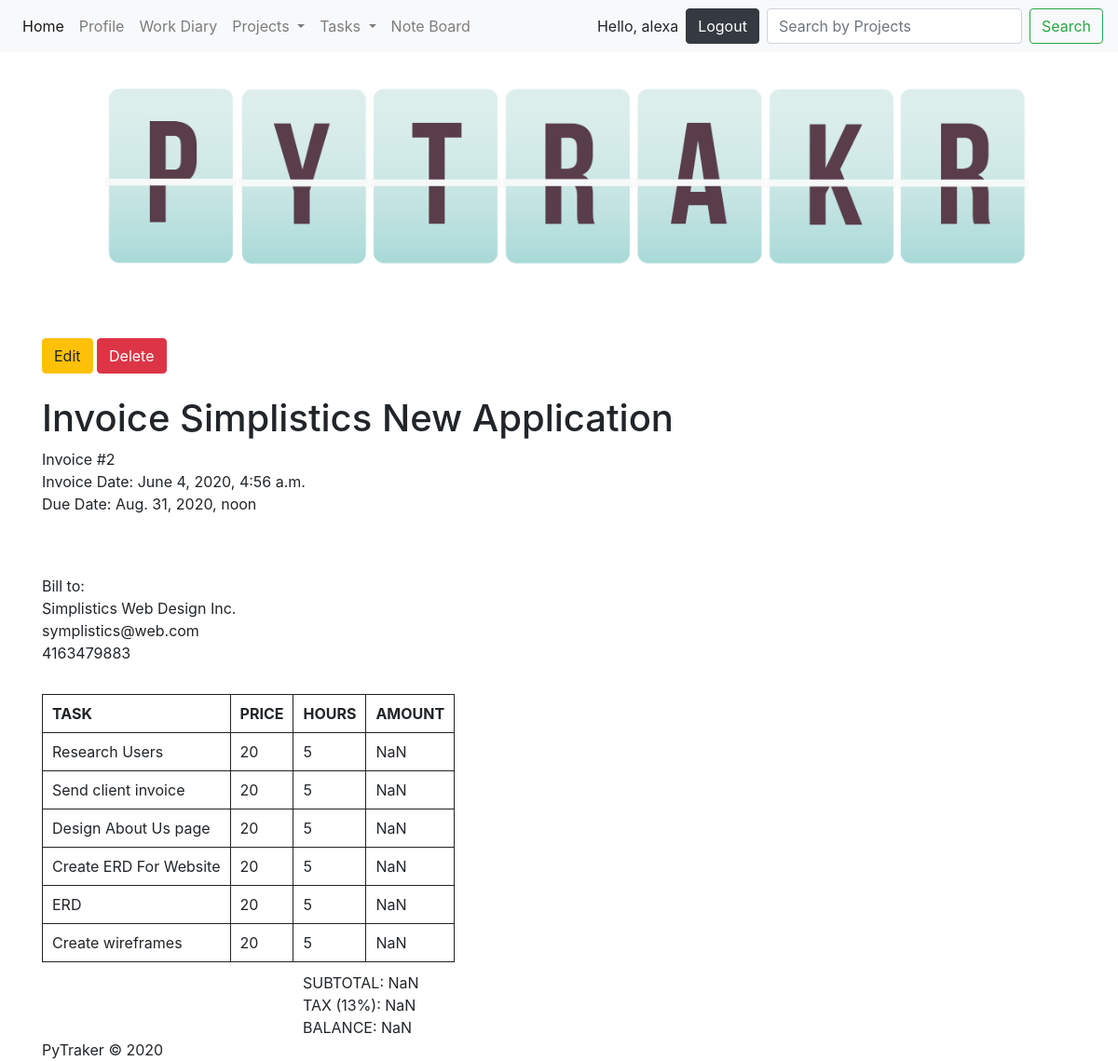
Before: /PyTraker/invoice/2/ (signed in) with the older database file.
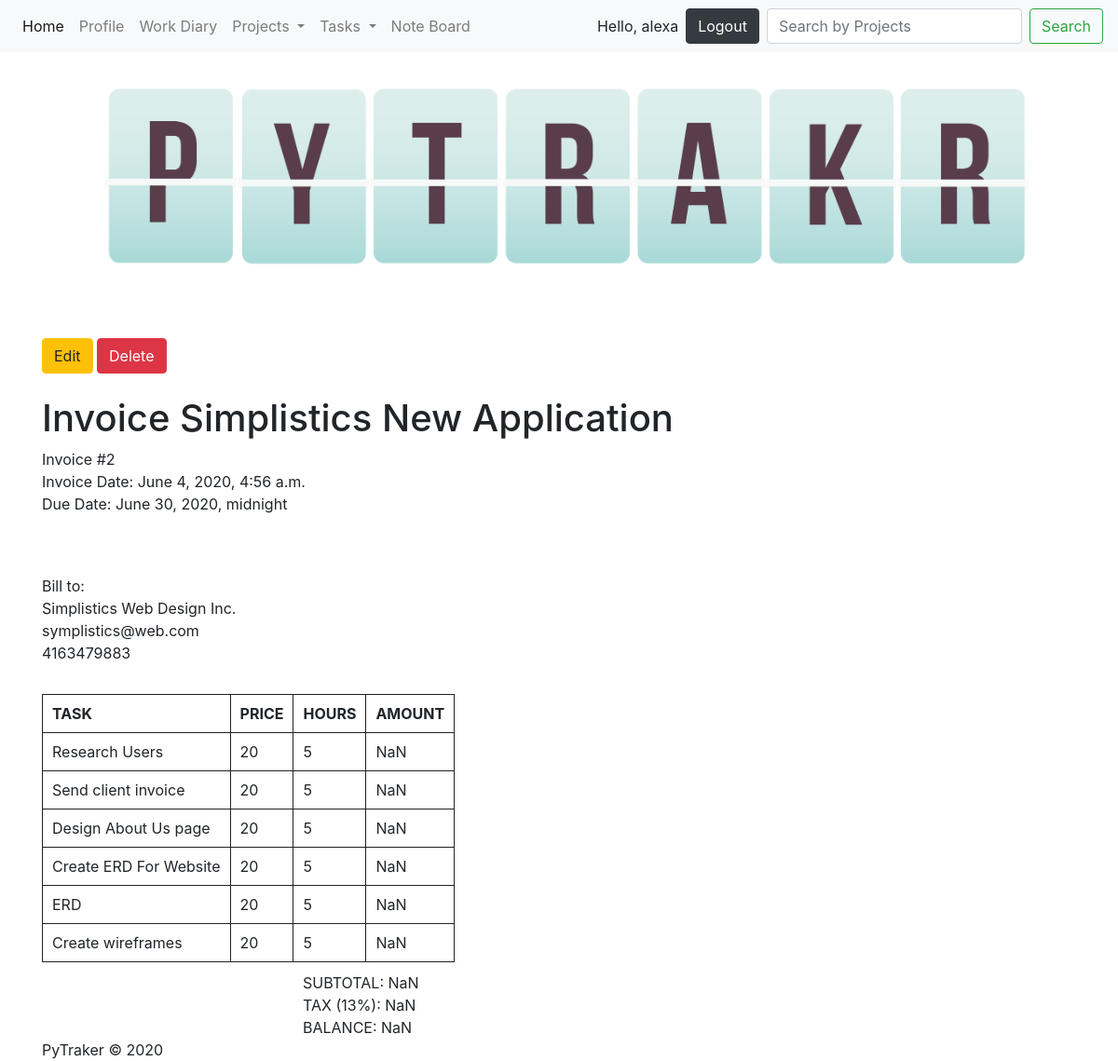
After: the same page with the newer database file.
### PyTraker/models.py (models this page shows, shortened)
class Invoices(models.Model):
    userID = models.ForeignKey(User, on_delete=models.CASCADE)
    projectID = models.ForeignKey(Projects, on_delete=models.CASCADE)
    dateCreated = models.DateTimeField()
    dueDate = models.DateTimeField()

### PyTraker/views.py (the view)
# urls.py: path("PyTraker/invoice/<int:project_id>/", views.invoice, name="invoice"),
@login_required
def invoice(request, project_id):
    obj = Invoices.objects.get(projectID_id=project_id)
    tasks = Tasks.objects.filter(projectID_id=obj.projectID)
    task_id = Tasks.pk
    totalhours = Timers.totalhours
    timer = Timers.objects.filter(projectID_id=obj.projectID).values('task_id').annotate(tasktotal=Sum('totalhours'))
    timersum = Timers.objects.filter(projectID_id=obj.projectID).values('task_id').aggregate(tasktotal=Sum('totalhours'))
    context = {
        'invoice_id': obj.id,
        'project_id': obj.projectID,
        'project_name': obj.projectID.name,
        'client_name': obj.projectID.clientID.name,
        'client_email': obj.projectID.clientID.email,
        'client_phone': obj.projectID.clientID.phone,
        'user_fname': obj.userID.first_name,
        'user_lname': obj.userID.last_name,
        'user_email': obj.userID.email,
        'date_created': obj.dateCreated,
        'date_due': obj.dueDate,
        'hourly_rate': obj.projectID.payRate,
        'tasks_list': tasks,
        'timers': timersum,
        'tasktimers': timer,
    }
    return render(request, "PyTraker/invoice.html", context)

### PyTraker/models.py (called while the page is built)
    def __str__(self):
        return self.name

### PyTraker/templates/PyTraker/invoice.html (shortened to what this page needs)
{% extends "PyTraker/header.html" %}
{% load mathfilters %}
{% block content %}
<a href="/PyTraker/edit_invoice/{{ invoice_id }}" class="btn btn-warning">Edit</a>
    <a href="/PyTraker/delete_invoice/{{ invoice_id }}"  class="btn btn-danger"  id ='{{project.id}}'>Delete</a>
    <h1>Invoice {{ project_name }}</h1>
    <div style="padding-bottom: 2em;">
        <div>Invoice #{{ invoice_id }}</div>
        <div>Invoice Date: {{ date_created }}</div>
        <div>Due Date: {{ date_due }}</div>
    </div>
    <div style="padding-bottom: 2em;">
    </div>
    <div style="padding-bottom: 2em;">
        <div>Bill to: </div>
        <div>{{ client_name }}</div>
        <div>{{ client_email }}</div>
        <div>{{ client_phone }}</div>
    </div>
    <table>
        <tr>
            <th >TASK</th>
            <th>PRICE</th>
            <th>HOURS</th>
            <th>AMOUNT</th>
        </tr>
        {% for task in tasks_list %}
        <tr>
            <td>{{ task }}</td>
            <td class="rate">{{ hourly_rate }}</td>
            <td class="time"> 5 </td>
            <td class="amount"></td>
        </tr>
        {% endfor %}
    </table>
    <div class="task-list">
        <div id="subtotal"> </div>
        <div id="tax"></div>
        <div id="balance"></div>
    </div>
{% endblock %}

Changed rows visible on the page:
changed Invoices: dueDate "Aug. 31, 2020, noon" → "June 30, 2020, midnight"
